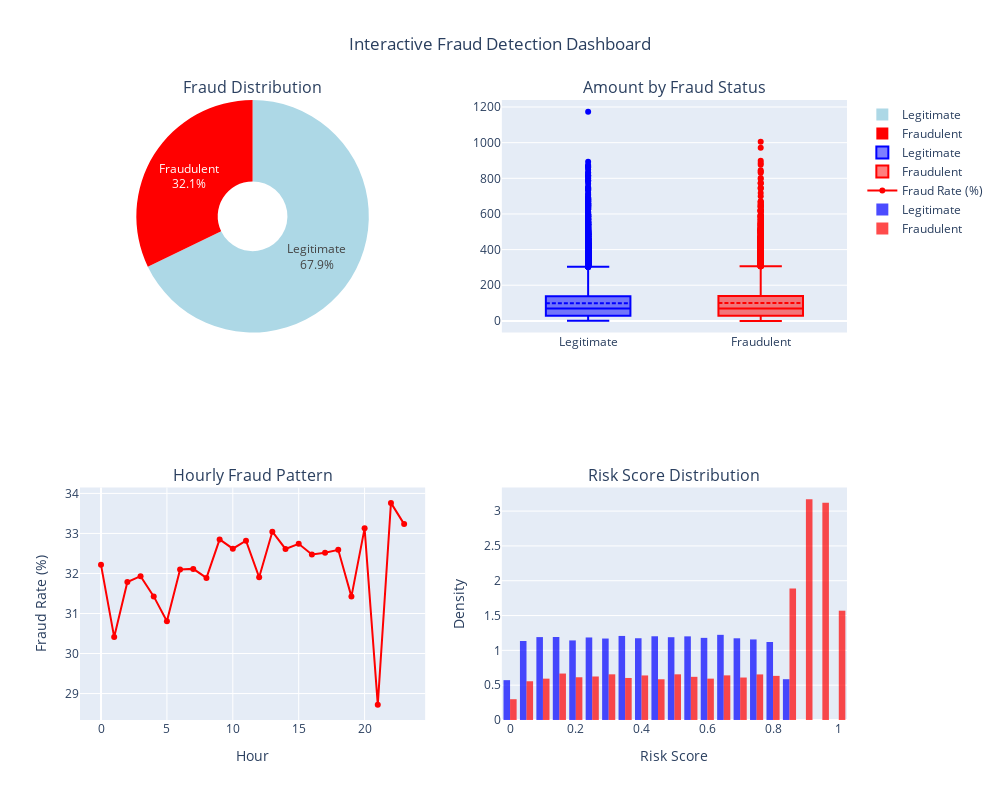

Source (notebook cell):
### Markdown cell above
## 📈 Interactive Plotly Visualizations for Website

### Code cell
# Interactive fraud overview dashboard
from plotly.subplots import make_subplots
import plotly.graph_objects as go

fig = make_subplots(
    rows=2, cols=2,
    subplot_titles=('Fraud Distribution', 'Amount by Fraud Status', 
                    'Hourly Fraud Pattern', 'Risk Score Distribution'),
    specs=[[{"type": "domain"}, {"type": "xy"}],
           [{"type": "xy"}, {"type": "xy"}]]
)

# Pie chart for fraud distribution
fig.add_trace(
    go.Pie(labels=['Legitimate', 'Fraudulent'], values=fraud_counts.values,
           hole=0.3, marker_colors=['lightblue', 'red'],
           textinfo='label+percent'),
    row=1, col=1
)

# Box plot for transaction amounts
fig.add_trace(
    go.Box(y=legitimate, name='Legitimate', marker_color='blue', boxmean=True),
    row=1, col=2
)
fig.add_trace(
    go.Box(y=fraudulent, name='Fraudulent', marker_color='red', boxmean=True),
    row=1, col=2
)

# Line chart for hourly fraud pattern
fig.add_trace(
    go.Scatter(x=hourly_fraud_rate.index, y=hourly_fraud_rate[1],
               mode='lines+markers', name='Fraud Rate (%)',
               line=dict(color='red')),
    row=2, col=1
)

# Histogram for risk score distribution
fig.add_trace(
    go.Histogram(x=legitimate_risk, name='Legitimate', opacity=0.7,
                 marker_color='blue', histnorm='probability density',
                 nbinsx=30),
    row=2, col=2
)
fig.add_trace(
    go.Histogram(x=fraudulent_risk, name='Fraudulent', opacity=0.7,
                 marker_color='red', histnorm='probability density',
                 nbinsx=30),
    row=2, col=2
)

# Update layout
fig.update_layout(
    height=800,
    width=1000,
    title_text="Interactive Fraud Detection Dashboard",
    title_x=0.5,
    showlegend=True
)

# Update axes
fig.update_xaxes(title_text="Hour", row=2, col=1)
fig.update_yaxes(title_text="Fraud Rate (%)", row=2, col=1)
fig.update_xaxes(title_text="Risk Score", row=2, col=2)
fig.update_yaxes(title_text="Density", row=2, col=2)

fig.write_html('../eda_outputs/interactive_fraud_dashboard.html')
fig.show()

print("✅ Interactive dashboard created and saved!")

### Figure 1 — Plotly figure (JSON) as saved in the notebook; plotly's stock layout.template omitted (floating-point values rounded to 4 significant figures; data arrays with more than 128 entries replaced by an {"elided": "..."} marker saying what was removed)
{"data": [{"domain": {"x": [0, 0.45], "y": [0.625, 1]}, "hole": 0.3, "labels": ["Legitimate", "Fraudulent"], "marker": {"colors": ["lightblue", "red"]}, "textinfo": "label+percent", "type": "pie", "values": [33933, 16067]}, {"boxmean": true, "marker": {"color": "blue"}, "name": "Legitimate", "type": "box", "xaxis": "x", "y": {"elided": "33933 float values"}, "yaxis": "y"}, {"boxmean": true, "marker": {"color": "red"}, "name": "Fraudulent", "type": "box", "xaxis": "x", "y": {"elided": "16067 float values"}, "yaxis": "y"}, {"line": {"color": "red"}, "mode": "lines+markers", "name": "Fraud Rate (%)", "type": "scatter", "x": [0, 1, 2, 3, 4, 5, 6, 7, 8, 9, 10, 11, 12, 13, 14, 15, 16, 17, 18, 19, 20, 21, 22, 23], "xaxis": "x2", "y": [32.22, 30.41, 31.79, 31.93, 31.43, 30.81, 32.1, 32.11, 31.89, 32.85, 32.62, 32.82, 31.9, 33.04, 32.61, 32.74, 32.47, 32.52, 32.59, 31.42, 33.13, 28.72, 33.76, 33.23], "yaxis": "y2"}, {"histnorm": "probability density", "marker": {"color": "blue"}, "name": "Legitimate", "nbinsx": 30, "opacity": 0.7, "type": "histogram", "x": {"elided": "33933 float values"}, "xaxis": "x3", "yaxis": "y3"}, {"histnorm": "probability density", "marker": {"color": "red"}, "name": "Fraudulent", "nbinsx": 30, "opacity": 0.7, "type": "histogram", "x": {"elided": "16067 float values"}, "xaxis": "x3", "yaxis": "y3"}], "layout": {"annotations": [{"font": {"size": 16}, "showarrow": false, "text": "Fraud Distribution", "x": 0.225, "xanchor": "center", "xref": "paper", "y": 1, "yanchor": "bottom", "yref": "paper"}, {"font": {"size": 16}, "showarrow": false, "text": "Amount by Fraud Status", "x": 0.775, "xanchor": "center", "xref": "paper", "y": 1, "yanchor": "bottom", "yref": "paper"}, {"font": {"size": 16}, "showarrow": false, "text": "Hourly Fraud Pattern", "x": 0.225, "xanchor": "center", "xref": "paper", "y": 0.375, "yanchor": "bottom", "yref": "paper"}, {"font": {"size": 16}, "showarrow": false, "text": "Risk Score Distribution", "x": 0.775, "xanchor": "center", "xref": "paper", "y": 0.375, "yanchor": "bottom", "yref": "paper"}], "height": 800, "showlegend": true, "title": {"text": "Interactive Fraud Detection Dashboard", "x": 0.5}, "width": 1000, "xaxis": {"anchor": "y", "domain": [0.55, 1]}, "xaxis2": {"anchor": "y2", "domain": [0, 0.45], "title": {"text": "Hour"}}, "xaxis3": {"anchor": "y3", "domain": [0.55, 1], "title": {"text": "Risk Score"}}, "yaxis": {"anchor": "x", "domain": [0.625, 1]}, "yaxis2": {"anchor": "x2", "domain": [0, 0.375], "title": {"text": "Fraud Rate (%)"}}, "yaxis3": {"anchor": "x3", "domain": [0, 0.375], "title": {"text": "Density"}}}}
